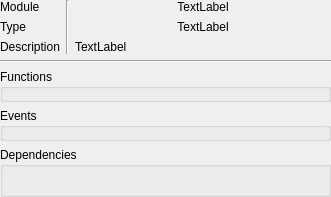
<?xml version="1.0" encoding="UTF-8"?>
<ui version="4.0">
 <class>InfoWidget</class>
 <widget class="QFrame" name="InfoWidget">
  <property name="geometry">
   <rect>
    <x>0</x>
    <y>0</y>
    <width>331</width>
    <height>197</height>
   </rect>
  </property>
  <property name="windowTitle">
   <string>Frame</string>
  </property>
  <property name="frameShape">
   <enum>QFrame::NoFrame</enum>
  </property>
  <property name="frameShadow">
   <enum>QFrame::Raised</enum>
  </property>
  <layout class="QGridLayout" name="gridLayout">
   <property name="margin">
    <number>0</number>
   </property>
   <item row="5" column="0" colspan="2">
    <widget class="QGroupBox" name="g_functions">
     <property name="title">
      <string>Functions</string>
     </property>
     <layout class="QGridLayout" name="gridLayout_4">
      <property name="margin">
       <number>5</number>
      </property>
      <item row="0" column="0">
       <layout class="QGridLayout" name="functions"/>
      </item>
      <item row="1" column="0">
       <spacer name="verticalSpacer_2">
        <property name="orientation">
         <enum>Qt::Vertical</enum>
        </property>
        <property name="sizeHint" stdset="0">
         <size>
          <width>20</width>
          <height>40</height>
         </size>
        </property>
       </spacer>
      </item>
     </layout>
    </widget>
   </item>
   <item row="3" column="0" colspan="2">
    <widget class="Line" name="line">
     <property name="orientation">
      <enum>Qt::Horizontal</enum>
     </property>
    </widget>
   </item>
   <item row="6" column="0" colspan="2">
    <widget class="QGroupBox" name="g_events">
     <property name="title">
      <string>Events</string>
     </property>
     <layout class="QGridLayout" name="gridLayout_3">
      <property name="margin">
       <number>5</number>
      </property>
      <item row="0" column="0">
       <layout class="QGridLayout" name="events"/>
      </item>
      <item row="1" column="0">
       <spacer name="verticalSpacer_3">
        <property name="orientation">
         <enum>Qt::Vertical</enum>
        </property>
        <property name="sizeHint" stdset="0">
         <size>
          <width>20</width>
          <height>40</height>
         </size>
        </property>
       </spacer>
      </item>
     </layout>
    </widget>
   </item>
   <item row="7" column="0" colspan="2">
    <widget class="QGroupBox" name="g_dependencies">
     <property name="title">
      <string>Dependencies</string>
     </property>
     <layout class="QGridLayout" name="gridLayout_2">
      <property name="margin">
       <number>5</number>
      </property>
      <item row="2" column="0">
       <spacer name="verticalSpacer">
        <property name="orientation">
         <enum>Qt::Vertical</enum>
        </property>
        <property name="sizeHint" stdset="0">
         <size>
          <width>20</width>
          <height>40</height>
         </size>
        </property>
       </spacer>
      </item>
      <item row="0" column="0">
       <layout class="QGridLayout" name="dependencies"/>
      </item>
      <item row="1" column="0">
       <spacer name="verticalSpacer_4">
        <property name="orientation">
         <enum>Qt::Vertical</enum>
        </property>
        <property name="sizeHint" stdset="0">
         <size>
          <width>20</width>
          <height>40</height>
         </size>
        </property>
       </spacer>
      </item>
     </layout>
    </widget>
   </item>
   <item row="2" column="0" colspan="2">
    <layout class="QGridLayout" name="gridLayout_5">
     <item row="2" column="0">
      <widget class="QLabel" name="l_ro_description">
       <property name="sizePolicy">
        <sizepolicy hsizetype="Fixed" vsizetype="Preferred">
         <horstretch>0</horstretch>
         <verstretch>0</verstretch>
        </sizepolicy>
       </property>
       <property name="text">
        <string>Description</string>
       </property>
      </widget>
     </item>
     <item row="0" column="0">
      <widget class="QLabel" name="l_ro_module">
       <property name="sizePolicy">
        <sizepolicy hsizetype="Fixed" vsizetype="Fixed">
         <horstretch>0</horstretch>
         <verstretch>0</verstretch>
        </sizepolicy>
       </property>
       <property name="text">
        <string>Module</string>
       </property>
      </widget>
     </item>
     <item row="1" column="0">
      <widget class="QLabel" name="l_ro_type">
       <property name="sizePolicy">
        <sizepolicy hsizetype="Fixed" vsizetype="Fixed">
         <horstretch>0</horstretch>
         <verstretch>0</verstretch>
        </sizepolicy>
       </property>
       <property name="text">
        <string>Type</string>
       </property>
      </widget>
     </item>
     <item row="2" column="2">
      <widget class="QLabel" name="l_description">
       <property name="sizePolicy">
        <sizepolicy hsizetype="Preferred" vsizetype="Fixed">
         <horstretch>0</horstretch>
         <verstretch>0</verstretch>
        </sizepolicy>
       </property>
       <property name="text">
        <string>TextLabel</string>
       </property>
       <property name="alignment">
        <set>Qt::AlignLeading|Qt::AlignLeft|Qt::AlignVCenter</set>
       </property>
       <property name="wordWrap">
        <bool>true</bool>
       </property>
      </widget>
     </item>
     <item row="1" column="2">
      <widget class="QLabel" name="l_type">
       <property name="sizePolicy">
        <sizepolicy hsizetype="Preferred" vsizetype="Fixed">
         <horstretch>0</horstretch>
         <verstretch>0</verstretch>
        </sizepolicy>
       </property>
       <property name="text">
        <string>TextLabel</string>
       </property>
       <property name="alignment">
        <set>Qt::AlignCenter</set>
       </property>
      </widget>
     </item>
     <item row="0" column="2">
      <widget class="QLabel" name="l_module">
       <property name="sizePolicy">
        <sizepolicy hsizetype="Preferred" vsizetype="Fixed">
         <horstretch>0</horstretch>
         <verstretch>0</verstretch>
        </sizepolicy>
       </property>
       <property name="text">
        <string>TextLabel</string>
       </property>
       <property name="alignment">
        <set>Qt::AlignCenter</set>
       </property>
       <property name="wordWrap">
        <bool>true</bool>
       </property>
      </widget>
     </item>
     <item row="0" column="1" rowspan="3">
      <widget class="Line" name="line_2">
       <property name="orientation">
        <enum>Qt::Vertical</enum>
       </property>
      </widget>
     </item>
    </layout>
   </item>
  </layout>
 </widget>
 <resources/>
 <connections/>
</ui>
